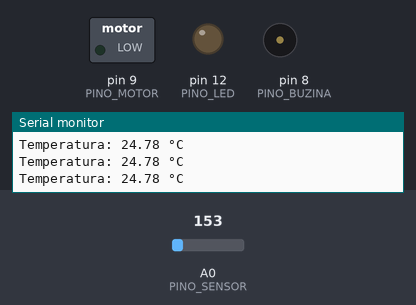
The sketch below on a simulated Arduino Uno, built with avr-gcc and run on an emulated ATmega328P. On the bench: switched loads named in the sketch (green lamp = pin HIGH), output pins drawn as LEDs (lit = HIGH), buzzer (waves = sounding), the last lines printed to the serial monitor. The test bench sets the inputs (shaded band); at power-on: A0 (PINO_SENSOR) = 153.

Above: at 1.3 s.
1.4 s: A0 (PINO_SENSOR) set to 181
At 2.4 s:
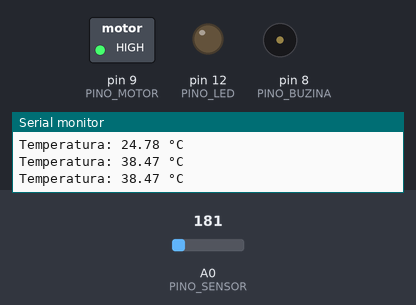
3.0 s: A0 (PINO_SENSOR) set to 214
At 3.6 s:
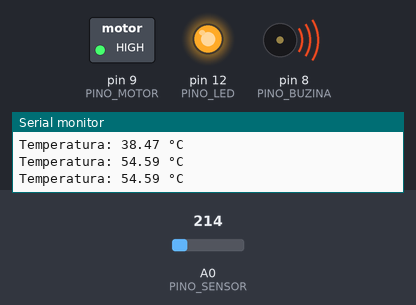
4.5 s: A0 (PINO_SENSOR) set to 191
At 4.8 s:
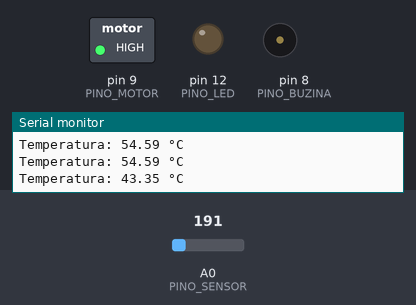
6.0 s: A0 (PINO_SENSOR) set to 221
At 7.2 s:
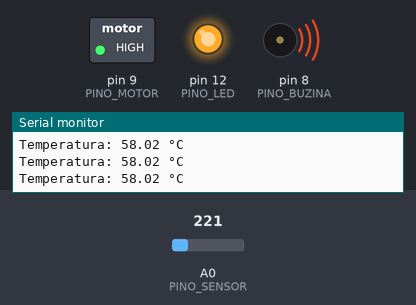
Timing chart, 0 to 8.5 s (numbered marks = the images above; inputs shaded):
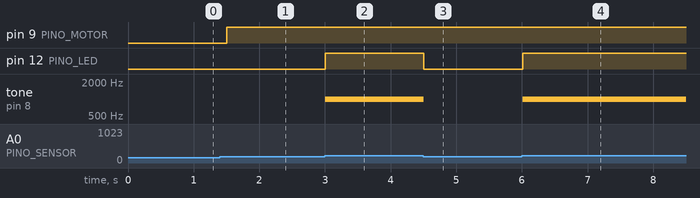

Measured:
- the behaviour switches between 163 and 164 on A0 (PINO_SENSOR) (found by bisection; images 0 and 1)
- the behaviour switches between 204 and 205 on A0 (PINO_SENSOR) (found by bisection; images 1 and 2)
- after the input at 1.4 s, pin 9 (PINO_MOTOR): LOW → HIGH after 0.10 s
- after the input at 3.0 s, pin 12 (PINO_LED): LOW → HIGH at once; tone on pin 8 (PINO_BUZINA): silent → 1000 Hz at once
- after the input at 4.5 s, pin 12 (PINO_LED): HIGH → LOW at once; tone on pin 8 (PINO_BUZINA): 1000 Hz → silent at once
- after the input at 6.0 s, pin 12 (PINO_LED): LOW → HIGH at once; tone on pin 8 (PINO_BUZINA): silent → 1000 Hz at once

The sketch:

estufa_iot.ino
```cpp
// ============================================================
// Projeto de Circuitos Eletrônicos - IoT
// Formação IoT Specialist - DIO
//
// Simulação de uma estufa de hortaliças no TinkerCad:
// (a) leitura da temperatura via sensor TMP36;
// (b) acionamento de um motor de ventilador quando a
//     temperatura for igual ou maior a 30 °C;
// (c) acima de 50 °C, LED vermelho e buzina disparam o
//     alarme de emergência.
// ============================================================

// ---------- Pinos do Arduino ----------
const int PINO_SENSOR = A0;   // saída do TMP36 (analógica)
const int PINO_MOTOR  = 9;    // base do transistor que liga o motor
const int PINO_LED    = 12;   // LED vermelho de emergência
const int PINO_BUZINA = 8;    // buzzer (buzina) de emergência

// ---------- Limites de temperatura ----------
const float TEMP_VENTILADOR = 30.0;  // liga o ventilador a partir daqui
const float TEMP_EMERGENCIA = 50.0;  // dispara o alarme acima daqui

void setup() {
  pinMode(PINO_MOTOR, OUTPUT);
  pinMode(PINO_LED, OUTPUT);
  pinMode(PINO_BUZINA, OUTPUT);
  Serial.begin(9600);  // monitor serial para acompanhar a temperatura
}

void loop() {
  // ---- (a) Leitura da temperatura ----
  // O TMP36 gera 0,5 V a 0 °C e aumenta 10 mV por grau Celsius.
  // O Arduino lê de 0 a 1023 para tensões de 0 a 5 V.
  int leitura = analogRead(PINO_SENSOR);
  float tensao = leitura * (5.0 / 1023.0);      // converte para volts
  float temperatura = (tensao - 0.5) * 100.0;   // fórmula do TMP36

  Serial.print("Temperatura: ");
  Serial.print(temperatura);
  Serial.println(" °C");

  // ---- (b) Motor do ventilador: temperatura >= 30 °C ----
  if (temperatura >= TEMP_VENTILADOR) {
    digitalWrite(PINO_MOTOR, HIGH);  // liga o ventilador
  } else {
    digitalWrite(PINO_MOTOR, LOW);   // desliga
  }

  // ---- (c) Emergência: temperatura > 50 °C ----
  if (temperatura > TEMP_EMERGENCIA) {
    digitalWrite(PINO_LED, HIGH);    // LED vermelho aceso
    tone(PINO_BUZINA, 1000);         // buzina tocando (1 kHz)
  } else {
    digitalWrite(PINO_LED, LOW);     // LED apagado
    noTone(PINO_BUZINA);             // buzina silenciosa
  }

  delay(500);  // nova leitura a cada meio segundo
}
```
